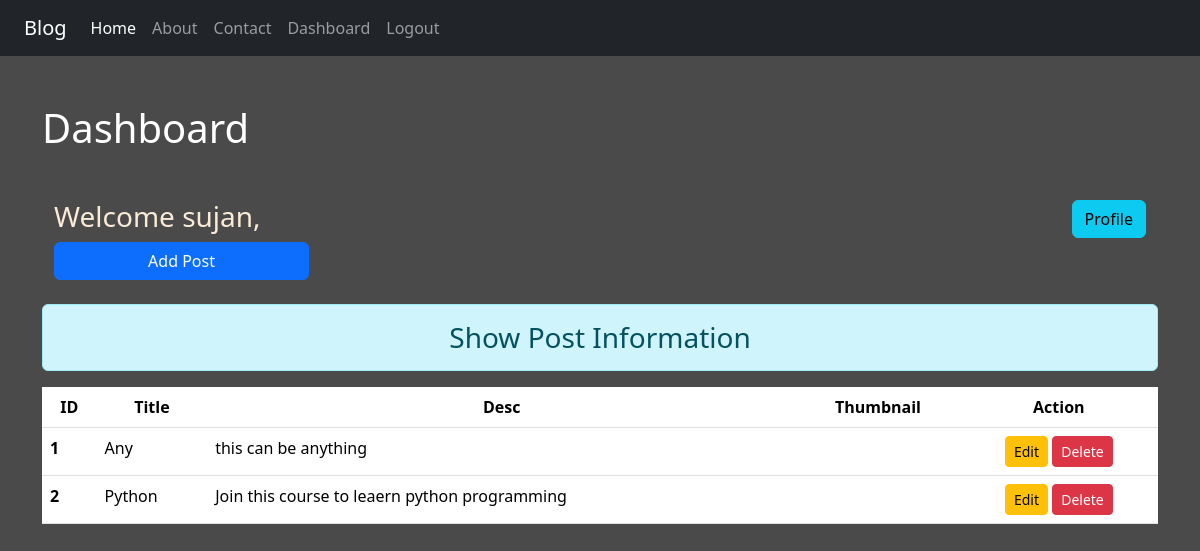
The app's page /dashboard/ (signed in), older data.
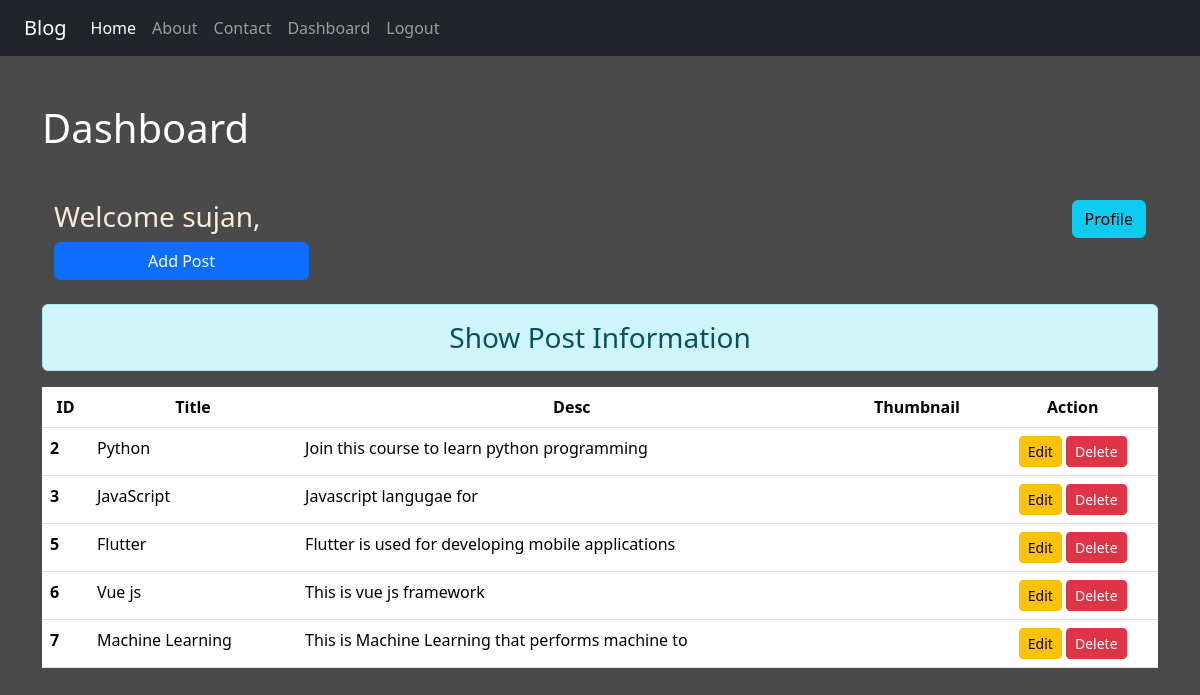
The same page, newer data.
### blogs/models.py (models this page shows)
class Post(models.Model):
    title = models.CharField(max_length=100)
    desc = models.CharField(max_length=1000)
    thumb = models.ImageField(upload_to="my_imgs", null=True)

### blogs/views.py (the view)
# urls.py: path('dashboard/', views.dashboard, name='dashboard'),
def dashboard(request):
    if request.user.is_authenticated:
        posts = Post.objects.all()
        user = request.user
        gps = user.groups.all()
        return render(request, 'blogs/dashboard.html', {'posts':posts, 'user':user, 'groups':gps})
    else:
        return HttpResponseRedirect('/login/')

### blogs/templates/blogs/dashboard.html (shortened to what this page needs)
{% extends "blogs/base.html" %}
{% load static %}
{% block content %}
    <div class="col">
        <h1 class="text-white my-5"> Dashboard </h1>
        <div class="container">
            <div class="row">
                <div class="col">
                    <h3>Welcome {{user.username}},</h3>
                </div>
                <div class="col-auto">
                    <a href="{% url "profile" %}" class="btn btn-info">Profile</a>
                </div>
            </div>
            <div class="row">
                <div class="col-sm-3 mb-4 d-grid gap-2">
                    <a href="{% url "addpost" %}" class="btn btn-primary">Add Post</a>
                </div>
            </div>
        </div>
        <h3 class="alert alert-info text-center">Show Post Information</h3>
        <table class="table table-hover">
            <thead class= "text-center">
              <tr>
                <th scope="col">ID</th>
                <th scope="col">Title</th>
                <th scope="col">Desc</th>
                <th scope="col">Thumbnail</th>
                <th scope="col">Action</th>
              </tr>
            </thead>
            {% if posts %}
                {% for post in posts %}
                    <tbody>
                        <tr>
                        <th scope="row">{{post.id}}</th>
                        <td>{{post.title}}</td>
                        <td>{{post.desc|slice:":50"}}</td>
                        <td>{{post.thumb}}</td>
                        <td class="text-center">
                            <a href="{% url "updatepost" post.id %}" class="btn btn-warning btn-sm">Edit</a>
                            {% if perms.blog.delete_post %}
                                <form action="{% url "deletepost" post.id %}" method="POST" class="d-inline">
                                    <button type="submit" class="btn btn-danger btn-sm">Delete</button>
                                </form>
                            {% endif %}
                        </td>
                        </tr>
                    </tbody>
                {% endfor %}
            {% else %}
                    <h3 clas="text-center alert alert-warning">No Records</h3>
            {% endif %}
        </table>
    </div>
{% endblock content %}

### blogs/templates/blogs/base.html (shortened to what this page needs)
<!DOCTYPE html>
{% load static %}
<html lang="en">
<head>
    <link rel="stylesheet" href="{% static "blogs/css/bootstrap.css" %}">
    <link rel="stylesheet" href="{% static "blogs/css/style.css" %}">
</head>
<body>
    <div class="container-fluid bg-dark">
        {% include "blogs/navbar.html" %}
    </div>
    <div class="container">
        <div class="row">
            {% block content %}{% endblock content %}
        </div>
    </div>
</body>
</html>

### blogs/templates/blogs/navbar.html (shortened to what this page needs)
{% load static %}
<nav class="navbar navbar-expand-lg navbar-dark bg-dark">
    <div class="container-fluid">
      <a class="navbar-brand" href="#">Blog</a>
      <div class="collapse navbar-collapse" id="navbarNav">
        <ul class="navbar-nav">
          <li class="nav-item">
            <a class="nav-link active" aria-current="page" href="/">Home</a>
          </li>
          <li class="nav-item">
            <a class="nav-link" href="{% url "about" %}">About</a>
          </li>
          <li class="nav-item">
            <a class="nav-link" href="{% url "contact" %}">Contact</a>
          </li>
          {% if request.user.is_authenticated %}
            <li class="nav-item">
              <a class="nav-link" href="{% url "dashboard" %}">Dashboard</a>
            </li>
            <li class="nav-item">
              <a class="nav-link" href="{% url "logout" %}">Logout</a>
            </li>
          {% endif %}
        </ul>
      </div>
    </div>
</nav>

### blogs/static/blogs/css/style.css (style rules this page uses)
body { background-color: rgb(75, 74, 74); color: antiquewhite; }

Row changes from the older to the newer data that the page shows:
removed Post: id "1", title "Any", desc "this can be anything"
changed Post "Python": desc "Join this course to leaern python programming" → "Join this course to learn python programming"
added Post: id "3", title "JavaScript", desc "Javascript langugae for"
added Post: id "5", title "Flutter", desc "Flutter is used for developing mobile applications"
added Post: id "6", title "Vue js", desc "This is vue js framework"
added Post: id "7", title "Machine Learning", desc "This is Machine Learning that performs machine to"
